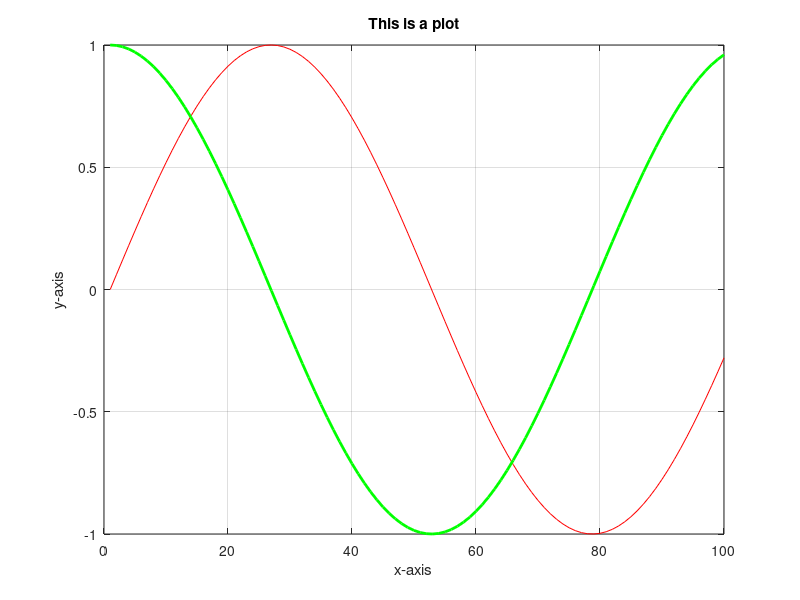

Write the MATLAB code that produced this figure. (Note: this script raises an error after producing the figure.)
clc;
clear;

% plotting 
figure;

a = linspace(0, 6);
sine = sin(a);
cosine = cos(a);

plot(sine, 'r');
grid on;
hold on;

plot(cosine, 'g', 'LineWidth', 2);
hold on;



xlabel("x-axis");
ylabel("y-axis");
title("This is a plot");
gtext("This can be moved");